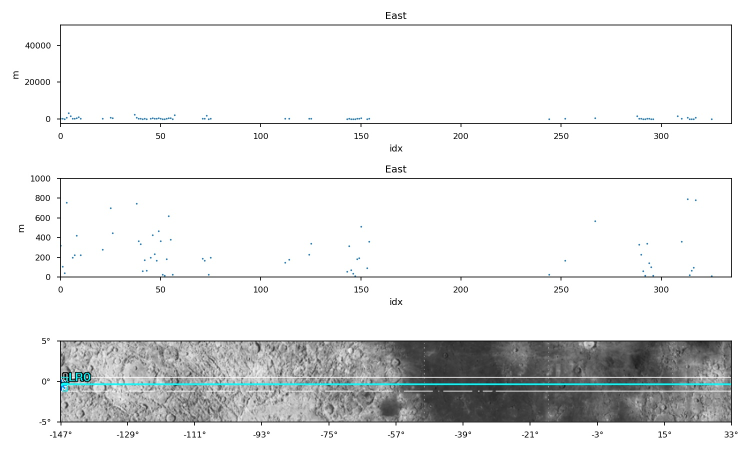
#> input picture EastError_d=100_quartile_40-60A.jpg, 1500 x 900 px, given in place of Figure_1A.png, which was not available (shown at 1/2 size)
$ jupyter execute --allow-errors 'test copy.ipynb'   (text cells are left out)
#> lines starting #> are read from the running program, lines starting #| are printed output that depends on the picture; pictures that were not available may be replaced by others from this repository, and a replacement may not be noted
### utility/utils.py
from numba import njit
from astropy.coordinates.funcs import spherical_to_cartesian, cartesian_to_spherical
import numpy as np
import pandas as pd
import cv2
from copy import deepcopy
import glob
import math

from Match.icp import icp

global km2px, deg2km, px2km, deg2px
km2px = 1/0.118
deg2km = 2*np.pi*1737.4/360
px2km = 0.118
deg2px = 256


# [251 lines left out: functions compute_pos_diff, img_plus_crts, eu_dist, draw_craters, draw_craters_on_image, cartesian2spherical and 2 more, not called in this run]


def row(idx, df):
    return df.iloc[idx]


# Print iterations progress
# [176 lines left out: functions printProgressBar, find_dteta, remove_items, remove_mutliple_items, findAngles, compute_K_vet and 3 more, not called in this run]


def load_all_images(dt):
    # LOAD ALL IMAGES:
    dt = 10
    dict = {}
    for img in glob.glob(f"DATA/ephemeris sat/inclination zero/{dt} step size/*"):
        txt = img             # stringa
        t = txt.split('_')[1]  # numero
        dict[t] = txt
    return dict


# [51 lines left out: functions absolute2relative, ecef_to_enu, not called in this run]


def main():
    pass


# [2 lines that do not run on import are left out]

### test copy.ipynb
[cell 1]
# External libraries
import numpy as np
import time
import matplotlib.pyplot as plt
import matplotlib.style as style
import pandas as pd
import astropy
import scipy
from filterpy.kalman import KalmanFilter
from filterpy.common import Q_discrete_white_noise
from scipy.linalg import block_diag
from astropy import units as u
from poliastro.bodies import Earth, Mars, Sun, Moon
from poliastro.twobody import Orbit
from poliastro.plotting import OrbitPlotter2D
from poliastro.plotting import OrbitPlotter3D
from sklearn import linear_model, datasets
import glob
# Own Libraries
from utility.utils import *
from KalmanFilter.kf import *
#> (the rest of this cell did not finish here and is left out)

[cell 2]
# Loading All Images:
dict = load_all_images(dt=10)
idx = 40  # Loading image n. idx+1 ...
# Img:
#> (the rest of this cell did not finish here and is left out)

#> (a cell that did not finish here is left out)

[cell 4]
#img1
plt.figure(dpi=200, tight_layout=True)
#> (the rest of this cell did not finish here and is left out)

[cell 5]
Img = cv2.imread('figure/Figure_1A.png')
#> Img is the input picture: shape (900, 1500, 3); mean B, G, R 231.5, 231.5, 230.5
plt.figure(dpi=250)
plt.imshow(Img)
plt.axis(False)
plt.ylim([800,250])
plt.show()

[cell 6]
tol1 = 7.

t1 = time.time()
#> (the rest of this cell did not finish here and is left out)

[cell 7]
t1 = time.time()
tol2 = 1.
S, iss = [], []
#> (the rest of this cell did not finish here and is left out)

#> (a cell that did not finish here is left out)

#> (a cell that did not finish here is left out)

[cell 10]
plt.figure(dpi=200)
img = cv2.imread(f'figure/Figure_1.png')
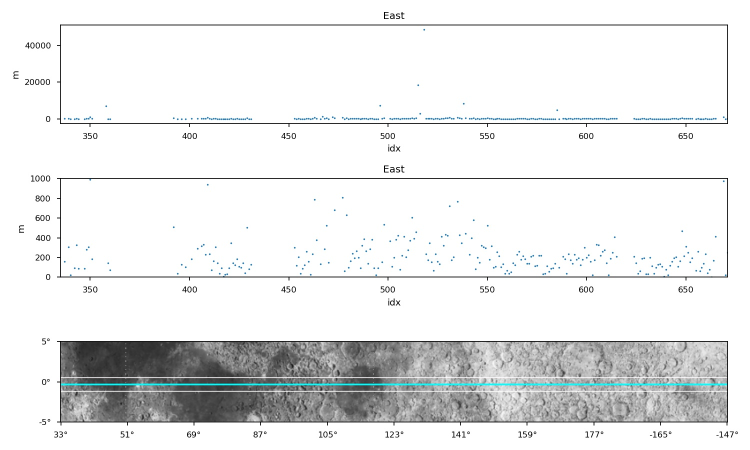
#> input picture EastError_d=100_quartile_40-60B.jpg, 1500 x 900 px, given in place of Figure_1.png, which was not available (shown at 1/2 size)
#> img is the input picture: shape (900, 1500, 3); mean B, G, R 233.3, 233.2, 232.1
plt.axis(False)
plt.ylim([500,100])
plt.imshow(img)
plt.show()

plt.figure(dpi=200)
img = cv2.imread(f'figure/Figure_2.png')
plt.axis(False)
plt.ylim([500,100])
plt.imshow(img)
plt.show()

plt.figure(dpi=200)
img = cv2.imread(f'figure/Figure_3.png')
plt.axis(False)
plt.ylim([500,100])
#> (the rest of this cell did not finish here and is left out)

#> (a cell that did not finish here is left out)

#> (a cell that did not finish here is left out)

[cell 13]
dt = 10
#> (the rest of this cell did not finish here and is left out)

[cell 14]
A = cv2.imread('figure/AltitudeError_d=100.jpg')
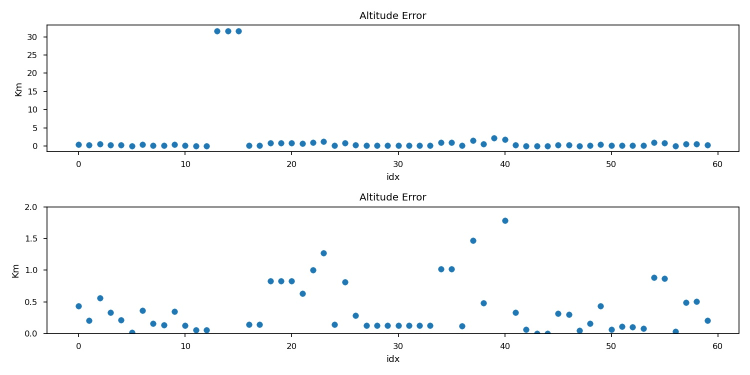
#> input picture AltitudeError_d=100.jpg, 1500 x 750 px, found by its file name (shown at 1/2 size)
#> A is the input picture: shape (750, 1500, 3); mean B, G, R 250.7, 250, 249
B = cv2.imread('figure/LongitudeError_d=100.jpg')
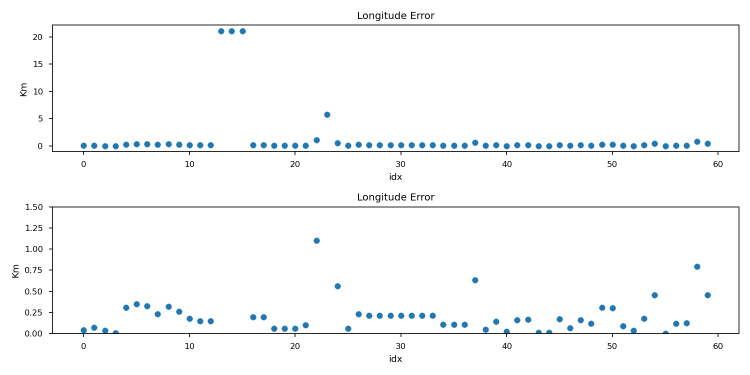
#> input picture LongitudeError_d=100.jpg, 1500 x 750 px, found by its file name (shown at 1/2 size)
#> B is the input picture: shape (750, 1500, 3); mean B, G, R 250.6, 250, 248.9
C = cv2.imread('figure/LatitudeError_d=100.jpg')
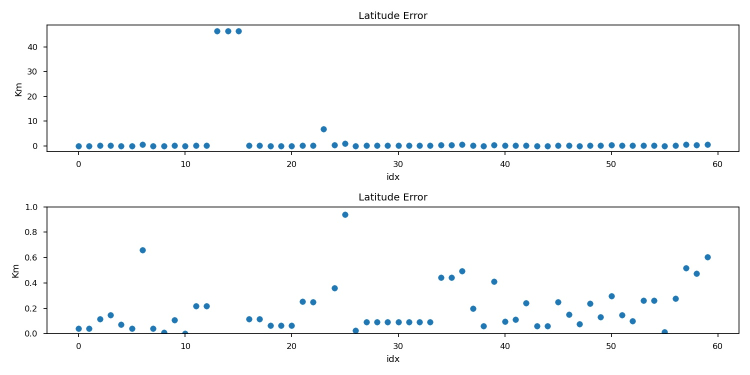
#> input picture LatitudeError_d=100.jpg, 1500 x 750 px, found by its file name (shown at 1/2 size)
#> C is the input picture: shape (750, 1500, 3); mean B, G, R 250.7, 250, 249
plt.figure(dpi=300)
plt.axis(False)
plt.imshow(A)
plt.figure(dpi=300)
plt.axis(False)
plt.imshow(B)
plt.figure(dpi=300)
plt.axis(False)
plt.imshow(C)
plt.show()
